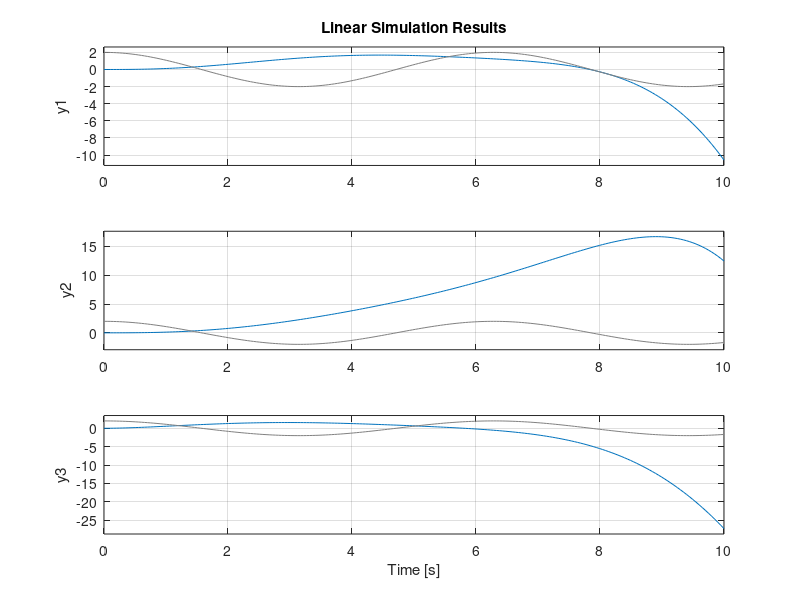

MATLAB code to generate this figure: (Note: this script raises an error after producing the figure.)
clc; clear all; close all; format compact;


clc; clear all; close all; format compact

% Jack Vranicar
% jjv20@fsu.edu
%% HW1, Q 3.10

%{

    It seems like the force is being applied to the inner top box, not the
    outer box. =(

%}

%% Parameters
m_3 = 1; % kg
m_2 = 2; %kg
m_1 = 1; %kg

f_v3 = 1; % N*s/m
f_v2 = 1; % N*s/m
f_v1 = 1; % N*s/m

k_2 = 1; % N/m
k_1 = 1; % N/m


%% A, B, C, D Matrices
A = [
    0 , 1 , 0 , 0 , 0 , 0;
    -k_2/m_1 , (-f_v3 - f_v2)/(m_2) , 0 , (f_v2)/(m_2) , (k_2)/(m_2) , (f_v3)/(m_2);
    0 , 0 , 0 , 1 , 0 , 0;
    0 , (f_v2)/(m_2) , (k_1)/(m_2) , (-f_v2 - f_v1)/(m_2) , (k_1)/(m_2) , (f_v2)/(m_2);
    0 , 0 , 0 , 0 , 0 , 1;
    (k_2)/(m_3) , (f_v3)/(m_3) , (-k_1)/(m_3) , (f_v1)/(m_3) , (k_1 - k_2)/(m_3) , (-f_v3 - f_v1)/(m_3);
    ];

B = [
0;
0;
0;
0;
0;
(1)/(m_3);
];

C = [

1 , 0 , 0 , 0 , 0 , 0 ;
0 , 0 , 1 , 0 , 0 , 0 ;
0 , 0 , 0 , 0 , 1 , 0 ;


];

D = [
    0;
    0;
    0;
    ];

%% Simulation

T = ss(A, B, C, D);

% Z = initial(T, [1 0 0 0 0 0], 10);
% times = linspace(0, 10, numel(Z(:,1)));

t = linspace(0, 10, 200);
f = 2*cos(t);

Z = lsim(T, f, t);

lsim(T,f,t);

%% Boxes
figure();
vid = VideoWriter("Question3_11.avi");
vid.FrameRate = 20;
vid.Quality = 85;
open(vid);

for i = 1:size(Z, 1)
    pause(.01);
    boxPlotter(Z(i,1), Z(i,2), Z(i,3));
    writeVideo(vid, getframe(gcf));
end
close(vid)
%% Springs



